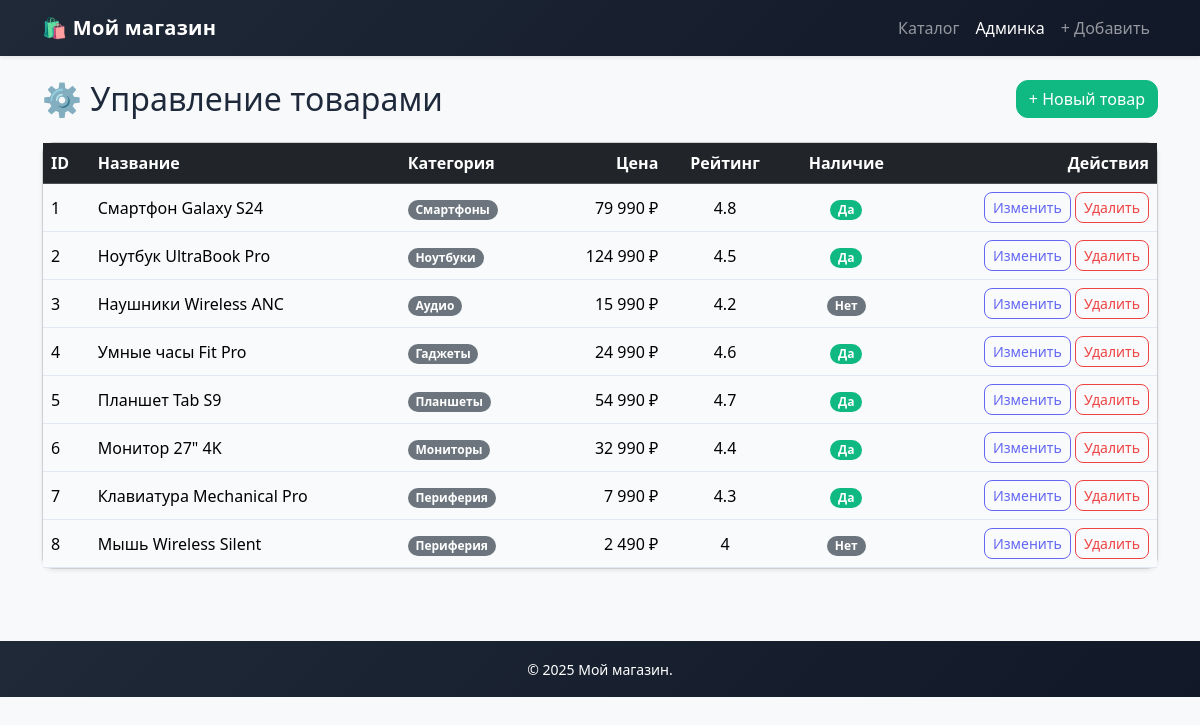
/admin.php (signed in), run on the app's committed database.
### tables this page shows
CREATE TABLE `products` (
  `id` int(11) NOT NULL,
  `title` varchar(255) NOT NULL,
  `category` varchar(100) NOT NULL,
  `price` int(11) NOT NULL,
  `old_price` int(11) DEFAULT NULL,
  `desc` text DEFAULT NULL,
  `image` varchar(255) DEFAULT NULL,
  `rating` decimal(2,1) DEFAULT 0.0,
  `in_stock` tinyint(1) DEFAULT 1
);

### functions.php (called while the page is built, shortened)
<?php
function getDb(): PDO
{
    static $pdo = null;
    if ($pdo === null) {
        $config = require __DIR__ . '/config.php';
        $dsn = sprintf(
            'mysql:host=%s;port=%d;dbname=%s;charset=%s',
            $config['host'],
            $config['port'],
            $config['dbname'],
            $config['charset']
        );
        try {
            $pdo = new PDO($dsn, $config['user'], $config['pass'], [
                PDO::ATTR_ERRMODE            => PDO::ERRMODE_EXCEPTION,
                PDO::ATTR_DEFAULT_FETCH_MODE => PDO::FETCH_ASSOC,
                PDO::ATTR_EMULATE_PREPARES   => false,
            ]);
        } catch (PDOException $e) {
            die('Ошибка подключения к БД: ' . $e->getMessage());
        }
    }
    return $pdo;
}
function loadProducts(): array
{
    $stmt = getDb()->query("SELECT * FROM products ORDER BY id");
    $rows = $stmt->fetchAll();
    foreach ($rows as &$row) {
        $row['id']        = (int)$row['id'];
        $row['price']     = (int)$row['price'];
        $row['old_price'] = $row['old_price'] !== null ? (int)$row['old_price'] : null;
        $row['rating']    = (float)$row['rating'];
    }
    return $rows;
}

### admin.php (the view, shortened to what this page needs)
<?php
require_once 'functions.php';
$products = loadProducts();
?>
<!DOCTYPE html>
<html lang="ru">
<head>
    <link href="https://cdn.jsdelivr.net/npm/bootstrap@5.3.3/dist/css/bootstrap.min.css" rel="stylesheet">
    <link rel="stylesheet" href="style.css">
</head>
<body class="bg-light">
<nav class="navbar navbar-expand-lg navbar-dark bg-dark shadow-sm">
    <div class="container">
        <a class="navbar-brand fw-bold" href="index.php">🛍 Мой магазин</a>
        <div class="collapse navbar-collapse" id="mainNav">
            <ul class="navbar-nav ms-auto">
                <li class="nav-item"><a class="nav-link" href="index.php">Каталог</a></li>
                <li class="nav-item"><a class="nav-link active" href="admin.php">Админка</a></li>
                <li class="nav-item"><a class="nav-link" href="add_product.php">+ Добавить</a></li>
            </ul>
        </div>
    </div>
</nav>
<main class="container py-4">
    <div class="d-flex justify-content-between align-items-center mb-4">
        <h2 class="mb-0">⚙️ Управление товарами</h2>
        <a href="add_product.php" class="btn btn-success">+ Новый товар</a>
    </div>
    <?php if (empty($products)): ?>
        <div class="alert alert-info">Товаров пока нет. <a href="add_product.php">Добавить первый</a>.</div>
    <?php else: ?>
        <div class="card shadow-sm">
            <div class="table-responsive">
                <table class="table table-hover align-middle mb-0">
                    <thead class="table-dark">
                        <tr>
                            <th>ID</th>
                            <th>Название</th>
                            <th>Категория</th>
                            <th class="text-end">Цена</th>
                            <th class="text-center">Рейтинг</th>
                            <th class="text-center">Наличие</th>
                            <th class="text-end">Действия</th>
                        </tr>
                    </thead>
                    <tbody>
                        <?php foreach ($products as $p): ?>
                            <tr>
                                <td><?php echo $p['id']; ?></td>
                                <td><?php echo htmlspecialchars($p['title']); ?></td>
                                <td><span class="badge bg-secondary"><?php echo htmlspecialchars($p['category']); ?></span></td>
                                <td class="text-end"><?php echo number_format($p['price'], 0, '.', ' '); ?> ₽</td>
                                <td class="text-center"><?php echo $p['rating']; ?></td>
                                <td class="text-center">
                                    <?php if ($p['in_stock']): ?>
                                        <span class="badge bg-success">Да</span>
                                    <?php else: ?>
                                        <span class="badge bg-secondary">Нет</span>
                                    <?php endif; ?>
                                </td>
                                <td class="text-end">
                                    <a href="edit_product.php?id=<?php echo $p['id']; ?>"
                                       class="btn btn-sm btn-outline-primary">Изменить</a>
                                    <form method="post" action="delete_product.php" class="d-inline"
                                          onsubmit="return confirm('Удалить «<?php echo htmlspecialchars($p['title']); ?>»?');">
                                        <button type="submit" class="btn btn-sm btn-outline-danger">Удалить</button>
                                    </form>
                                </td>
                            </tr>
                        <?php endforeach; ?>
                    </tbody>
                </table>
            </div>
        </div>
    <?php endif; ?>
</main>
<footer class="bg-dark text-white text-center py-3 mt-5">
    <div class="container"><small>&copy; 2025 Мой магазин.</small></div>
</footer>
</body>
</html>

### style.css (style rules this page uses)
:root { --bs-primary: #6366f1; --bs-primary-rgb: 99, 102, 241; --bs-success: #10b981; --bs-success-rgb: 16, 185, 129; --bs-danger: #ef4444; --bs-danger-rgb: 239, 68, 68; --bs-warning: #f59e0b; --bs-warning-rgb: 245, 158, 11; --bs-dark: #1f2937; --bs-dark-rgb: 31, 41, 55; --bs-body-bg: #f8fafc; --bs-body-color: #1e293b; --bs-border-color: #e2e8f0; --bs-border-radius: 0.75rem; --bs-border-radius-sm: 0.5rem; --bs-border-radius-lg: 1rem; }
.btn-success { --bs-btn-bg: #10b981; --bs-btn-border-color: #10b981; --bs-btn-hover-bg: #059669; --bs-btn-hover-border-color: #059669; --bs-btn-active-bg: #047857; --bs-btn-active-border-color: #047857; }
.btn-outline-primary { --bs-btn-color: #6366f1; --bs-btn-border-color: #6366f1; --bs-btn-hover-bg: #6366f1; --bs-btn-hover-border-color: #6366f1; }
.btn-outline-danger { --bs-btn-color: #ef4444; --bs-btn-border-color: #ef4444; --bs-btn-hover-bg: #ef4444; --bs-btn-hover-border-color: #ef4444; }
.navbar.bg-dark { background: linear-gradient(135deg, #1f2937 0%, #111827 100%) !important; }
.navbar-brand { font-size: 1.25rem; letter-spacing: 0.3px; }
.navbar .nav-link { transition: color 0.2s; font-weight: 500; }
footer.bg-dark { background: linear-gradient(135deg, #1f2937 0%, #111827 100%) !important; }

### data on the page
products: id "1", title "Смартфон Galaxy S24", category "Смартфоны", price "79 990", rating "4.8", in_stock "Да"
products: id "2", title "Ноутбук UltraBook Pro", category "Ноутбуки", price "124 990", rating "4.5", in_stock "Да"
products: id "3", title "Наушники Wireless ANC", category "Аудио", price "15 990", rating "4.2", in_stock "Нет"
products: id "4", title "Умные часы Fit Pro", category "Гаджеты", price "24 990", rating "4.6", in_stock "Да"
products: id "5", title "Планшет Tab S9", category "Планшеты", price "54 990", rating "4.7", in_stock "Да"
products: id "6", title "Монитор 27\" 4K", category "Мониторы", price "32 990", rating "4.4", in_stock "Да"
products: id "7", title "Клавиатура Mechanical Pro", category "Периферия", price "7 990", rating "4.3", in_stock "Да"
products: id "8", title "Мышь Wireless Silent", category "Периферия", price "2 490", rating "4", in_stock "Нет"
